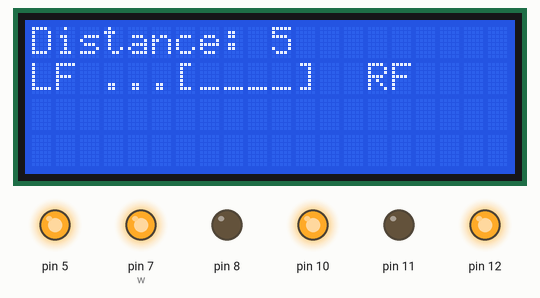
Bench run of a sketch on a simulated Arduino Uno, built with avr-gcc and run on an emulated ATmega328P. On the bench: 20×4 character LCD, output pins drawn as LEDs (lit = HIGH).

Above: at 0.33 s.
At 0.73 s:
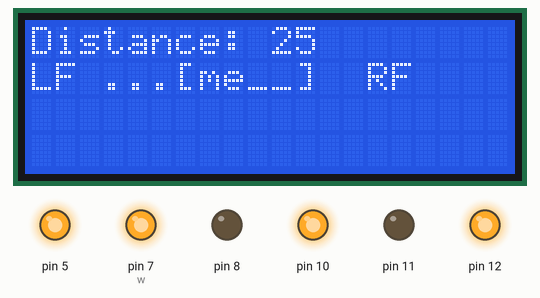
At 1.33 s:
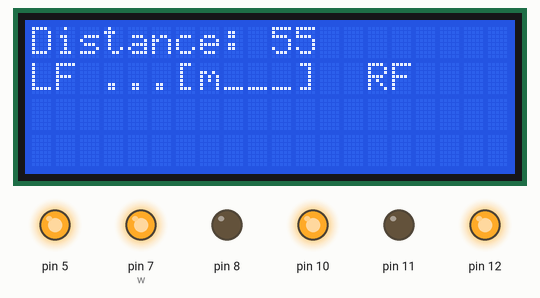
At 1.73 s:
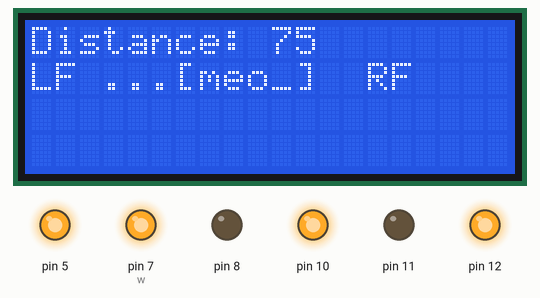
At 2.3 s:
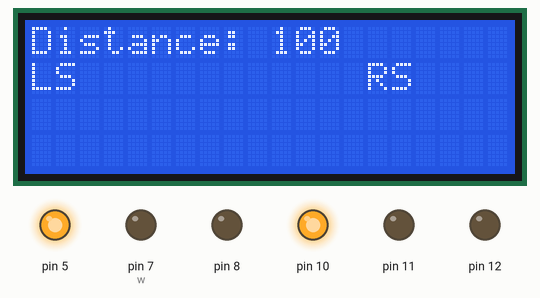
Timing chart, 0 to 3.8 s (numbered marks = the images above):
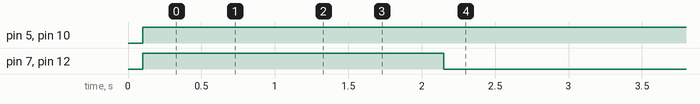

The sketch:

lab3.ino
```cpp
#include "Wheels.h"
#include "Ticker.h"

Wheels w;
volatile char cmd;

// (int pRF, int pRB, int pRS, int pLF, int pLB, int pLS)
// 7 8 5 12 11 10

// l289n Pinout
// white - EN A - SPEED R - PIN 10
// gray - IN1 - PIN 11
// purple - IN2 - PIN 12
// blue - IN3 - PIN 8
// green - IN4 - PIN 7
// yellow - EN B - SPEED L - PIN 5

// LiqidCrystal_I2C
// SDA - A4
// SCL - A5

// ROW 1 - Distance to Go
// ROW 2 - Animation
// - First 2: Motor L (F/B/S)
// - Last 2 : Motor R (F/B/S)

#include <LiquidCrystal_I2C.h>

LiquidCrystal_I2C lcd(0x27, 20, 4);

enum Direction {
  FORWARD,
  BACKWARD,
  STOP
};

Direction left = STOP;
Direction right = STOP;

#define fn_move_refresh 100
#define fn_display_refresh 200

int current = 0;
int goal = 100;

// 255 x 20 = 10cm
// RATE at 255 = 10cm / 20ms = 1 / 2;

void fn_move() {
  if (current < goal) {
    left = FORWARD;
    right = FORWARD;
    w.forward();
    w.setSpeed(255);
    current += 5;
  } else {
    left = STOP;
    right = STOP;
    w.stop();
  }
}

// MOVE ANIM
int car_style = 0;

void fn_display() {
  lcd.clear();
  lcd.setCursor(0, 0);
  lcd.print("Distance: ");
  lcd.print(current);
  lcd.setCursor(0, 1);
  switch (left) {
    case FORWARD: lcd.print("LF"); break;
    case BACKWARD: lcd.print("LB"); break;
    case STOP: lcd.print("LS"); break;
  }
  lcd.setCursor(14, 1);
  switch (right) {
    case FORWARD: lcd.print("RF"); break;
    case BACKWARD: lcd.print("RB"); break;
    case STOP: lcd.print("RS"); break;
  }
  if (right != STOP || left != STOP) {
    lcd.setCursor(3, 1);
    switch (car_style) {
      case 0:
        {
          lcd.print("...[____]");
        }
        break;
      case 1:
        {
          lcd.print("...[m___]");
        }
        break;
      case 2:
        {
          lcd.print("...[me__]");
        }
        break;
      case 3:
        {
          lcd.print("...[meo_]");
        }
        break;
      case 4:
        {
          lcd.print("...[meow]");
          car_style = 0;
        }
        break;
    }
    car_style++;
  }
}

Ticker move(fn_move_refresh, fn_move);
Ticker display(fn_display_refresh, fn_display);

void setup() {
  w.attach(7, 8, 5, 12, 11, 10);
  lcd.init();
  lcd.backlight();
}

void loop() {
  move.check();
  display.check();
}
```

Ticker.h
```cpp
class Ticker {
  private:
    unsigned long period;
    unsigned long previousStart;
    void (*trigger)(void);
  public:
    Ticker(unsigned long p, void(*fun)(void)) {
      period = p;
      trigger = fun;
      previousStart = 0;
    }
    void check() {
      unsigned long timeNow = millis();
      if(timeNow - previousStart > period) {
        (*trigger)();
        previousStart = timeNow;
      }
    }
};
```

Wheels.cpp
```cpp
#include <Arduino.h>

#include "Wheels.h"


#define SET_MOVEMENT(side,f,b) digitalWrite( side[0], f);\
                               digitalWrite( side[1], b)

Wheels::Wheels()
{ }

void Wheels::attachRight(int pF, int pB, int pS)
{
    pinMode(pF, OUTPUT);
    pinMode(pB, OUTPUT);
    pinMode(pS, OUTPUT);
    this->pinsRight[0] = pF;
    this->pinsRight[1] = pB;
    this->pinsRight[2] = pS;
}


void Wheels::attachLeft(int pF, int pB, int pS)
{
    pinMode(pF, OUTPUT);
    pinMode(pB, OUTPUT);
    pinMode(pS, OUTPUT);
    this->pinsLeft[0] = pF;
    this->pinsLeft[1] = pB;
    this->pinsLeft[2] = pS;
}

void Wheels::setSpeedRight(uint8_t s)
{
    analogWrite(this->pinsRight[2], s);
}

void Wheels::setSpeedLeft(uint8_t s)
{
    analogWrite(this->pinsLeft[2], s);
}

void Wheels::setSpeed(uint8_t s)
{
    setSpeedLeft(s);
    setSpeedRight(s);
}

void Wheels::attach(int pRF, int pRB, int pRS, int pLF, int pLB, int pLS)
{
    this->attachRight(pRF, pRB, pRS);
    this->attachLeft(pLF, pLB, pLS);
}

void Wheels::forwardLeft()
{
    SET_MOVEMENT(pinsLeft, HIGH, LOW);
}

void Wheels::forwardRight()
{
    SET_MOVEMENT(pinsRight, HIGH, LOW);
}

void Wheels::backLeft()
{
    SET_MOVEMENT(pinsLeft, LOW, HIGH);
}

void Wheels::backRight()
{
    SET_MOVEMENT(pinsRight, LOW, HIGH);
}

void Wheels::forward()
{
    this->forwardLeft();
    this->forwardRight();
}

void Wheels::back()
{
    this->backLeft();
    this->backRight();
}

void Wheels::stopLeft()
{
    SET_MOVEMENT(pinsLeft, LOW, LOW);
}

void Wheels::stopRight()
{
    SET_MOVEMENT(pinsRight, LOW, LOW);
}

void Wheels::stop()
{
    this->stopLeft();
    this->stopRight();
}

void Wheels::goForward(int cm) {
    this->forward();
    this->setSpeed(255);
    delay(cm * 20);
    this->stop();
}

void Wheels::goBack(int cm) {
    this->back();
    this->setSpeed(255);
    delay(cm * 20);
    this->stop();
}
```

Wheels.h
```cpp
/*
 * prosta implementacja klasy obsługującej
 * silniki pojazdu za pośrednictwem modułu L298
 *
 * Sterowanie odbywa się przez:
 * 1)  powiązanie odpowiednich pinów I/O Arduino metodą attach()
 * 2)  ustalenie prędkości setSpeed*()
 * 3)  wywołanie funkcji ruchu
 *
 * TODO:
 *  - zabezpieczenie przed ruchem bez attach()
 *  - ustawienie domyślnej prędkości != 0
 */


#include <Arduino.h>


#ifndef Wheels_h
#define Wheels_h


class Wheels {
    public:
        Wheels();
        /*
         *  pinForward - wejście "naprzód" L298
         *  pinBack    - wejście "wstecz" L298
         *  pinSpeed   - wejście "enable/PWM" L298
         */
        void attachRight(int pinForward, int pinBack, int pinSpeed);
        void attachLeft(int pinForward, int pinBack, int pinSpeed);
        void attach(int pinRightForward, int pinRightBack, int pinRightSpeed,
                    int pinLeftForward, int pinLeftBack, int pinLeftSpeed);
        /*
         *  funkcje ruchu
         */
        void forward();
        void forwardLeft();
        void forwardRight();
        void back();
        void backLeft();
        void backRight();
        void stop();
        void stopLeft();
        void stopRight();
        /*
         *  ustawienie prędkości obrotowej (przez PWM)
         *   - minimalna efektywna wartość 60
         *      może zależeć od stanu naładowania baterii
         */
        void setSpeed(uint8_t);
        void setSpeedRight(uint8_t);
        void setSpeedLeft(uint8_t);
        /*
         *  dopisać goForward, goBack
        */
        void goForward(int cm);
        void goBack(int cm);

    private:
        int pinsRight[3];
        int pinsLeft[3];
};


#endif
```

Measured:
- by itself, pin 5, pin 10: LOW → HIGH at 0.10 s
- by itself, pin 7 (w), pin 12: LOW → HIGH at 0.10 s, → LOW 2.0 s later
